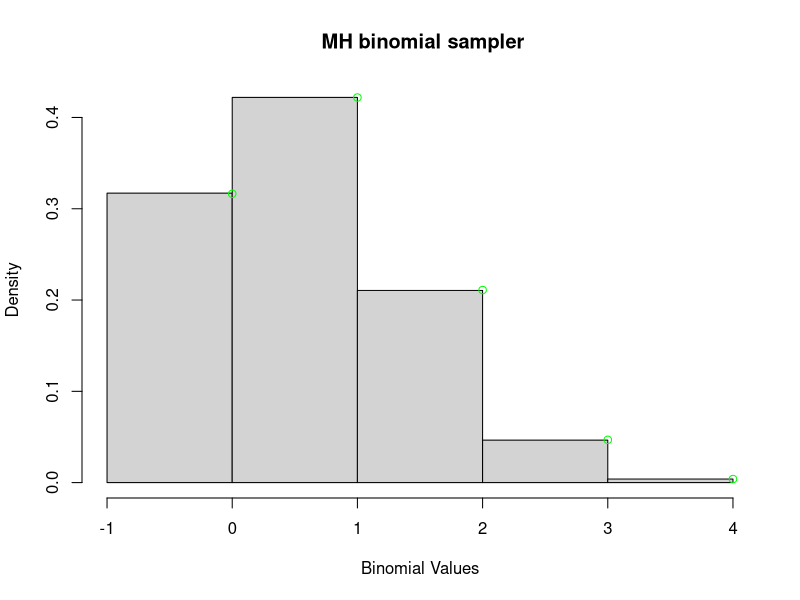
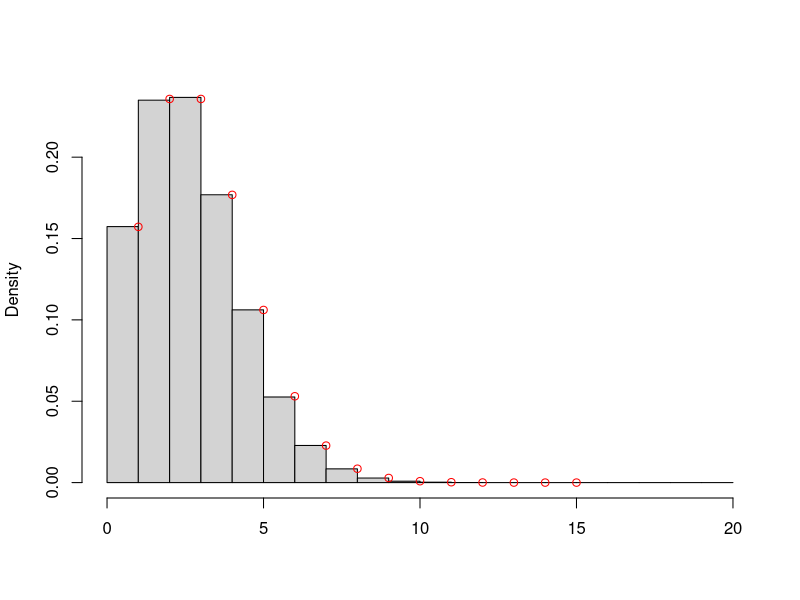

The R source for these figures, in order:
## ---- chunk 1
v <- c(-1*((choose(97, 3))/(choose(100, 3))), 2*((3*choose(97, 2))/(choose(100, 3))),14*(3*97/(choose(100, 3))), 999/(choose(100, 3)))
sum(v)
## ---- chunk 2
a <- c(((choose(97, 3))/(choose(100, 3))), ((3*choose(97, 2))/(choose(100, 3))),(3*97/(choose(100, 3))), 1/(choose(100, 3)))
k <- c(0, 3, 15, 0)
mu <- sum(a*k)
mu
## ---- chunk 3
G<- function(s){
#mgf for offpsring distribution
  a <- c(((choose(97, 3)+1)/(choose(100, 3))), ((3*choose(97, 2))/(choose(100, 3))),(3*97/(choose(100, 3))))
  v <- c(1, s^3, s^15)
  return(sum(v*a))
}
## ---- chunk 4
G_n <- function(n, s){
#composing G(s)
  if(n==0){
    return(s)
  } else{
    return(G_n(n-1, G(s)))
  }
}
## ---- chunk 5
T_n = function(n){
#implementing  G_n(0) - G_n-1(0)
  return((G_n(n,0)-G_n(n-1, 0)))
  }
#print(G)
#print(G_n)
#print(T_n)
## ---- chunk 6
result <- c(0,0,0,0)
for(i in 1:4){
  result[i] = T_n(i)
}
result
## ---- chunk 7
p <- 1/choose(100, 3)

p/(1-mu)
1/(1-mu)
## ---- chunk 8
#5.7
MHbinom <- function(N, n, p){
  simlist <- numeric(N)
  simlist[1] = 0
  for(k in 2:N){
     i = simlist[k-1]
     j = sample(0:n,1)
     
     acc <- min(1, choose(n, j)/choose(n, i) * p^(j-i)*(1-p)^(i-j))
     
     if (runif(1)<acc){
       simlist[k] = j
     } else{
       simlist[k] = i
     }
     
  }
  
  return(simlist)
  
}
## ---- chunk 9
simbinom <- MHbinom(1000000, 4, .25)
hist(simbinom,breaks=seq(-1,4,by=1), xlab="Binomial Values",main=" MH binomial sampler",prob=T)
xref <- seq(0,4,by = 1)
yref <- dbinom(xref,4,.25)
points(xref,yref,col="green")
## ---- chunk 10
muCompare = c(1, mean(simbinom))
sigmaCompare = c(4*(0.25)*(0.75), var(simbinom)) 
muCompare
sigmaCompare
## ---- chunk 11
#5.20
MHPoisson <- function(N, lambda, p){
  # We sample from Poisson random variable with mean lambda
  # We propose geometric distribution with proportion p
  # We use the "time-till-the-first-success" definition of geometric distribution
  # P(X=k; p) = (1-p)^(k-1)p
  
  simlist <- numeric(N)
  simlist[1] <- 1 # we assume a positive integer state space
  
  for(k in 2:N){
    i = simlist[k-1]
    j = rgeom(1, p)+1
    
    acc <- lambda^(j-i)*(factorial(i)/factorial(j))*(1-p)^(i-j)
    
    if(runif(1) < acc){
      simlist[k] = j
      
    } else {
      simlist[k] = i
    }
    
  }
  return(simlist)
}
## ---- chunk 12
simlistPois <- MHPoisson(1000000, 3, 1/3)

xref <- seq(min(simlistPois), max(simlistPois), by=1)
yref <- dpois(xref,3)/(1-exp(-3))

hist(simlistPois, breaks=seq(0,20,by=1) ,xlab="",main="",freq=F)
points(xref,yref,col="red")
## ---- chunk 13
#compare mean and variance to 3, the "supposed" value 
c(3, mean(simlistPois), var(simlistPois))
